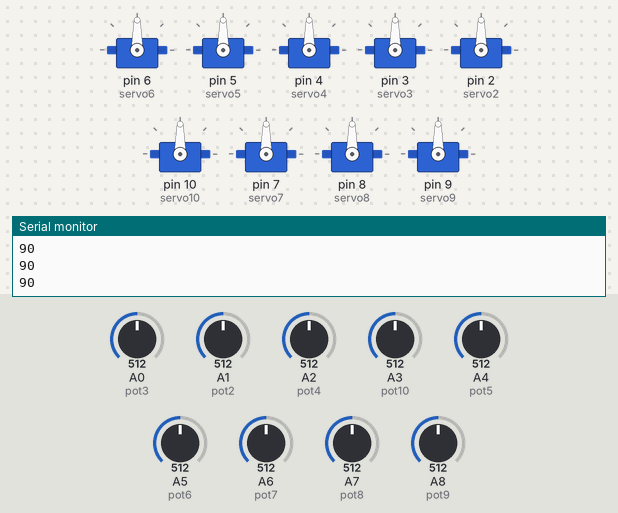
The sketch below on a simulated Arduino Mega 2560, built with avr-gcc and run on an emulated ATmega2560. On the bench: 9 × servo, the last lines printed to the serial monitor. The test bench sets the inputs (shaded band); at power-on: A5 (pot6) = 512, A0 (pot3) = 512, A1 (pot2) = 512, A2 (pot4) = 512, A3 (pot10) = 512, A4 (pot5) = 512, A6 (pot7) = 512, A7 (pot8) = 512, A8 (pot9) = 512.

Above: at 1.2 s.
1.3 s: A5 (pot6) set to 716
At 2.5 s:
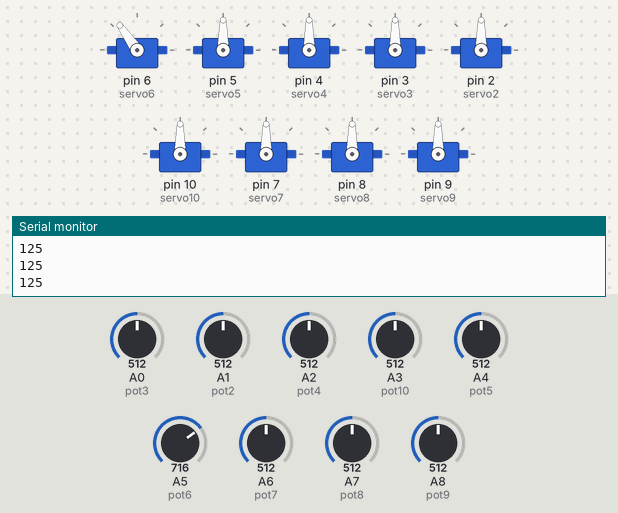
2.8 s: A0 (pot3) set to 716
At 3.9 s:
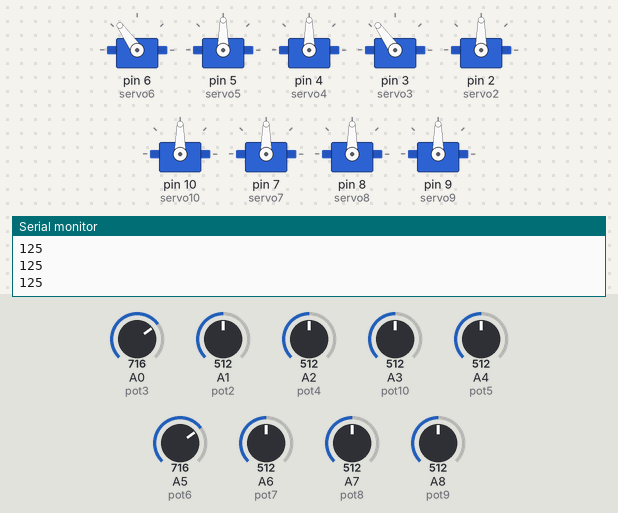
4.3 s: A1 (pot2) set to 716
At 5.2 s:
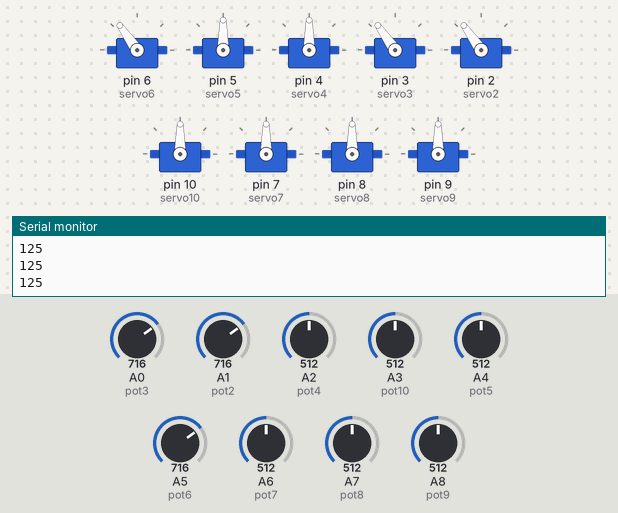
5.8 s: A2 (pot4) set to 716
At 6.4 s:
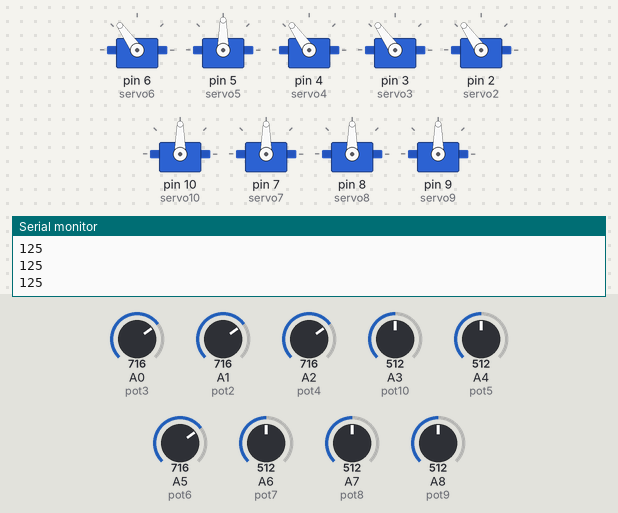
7.3 s: A3 (pot10) set to 716
At 8.2 s:
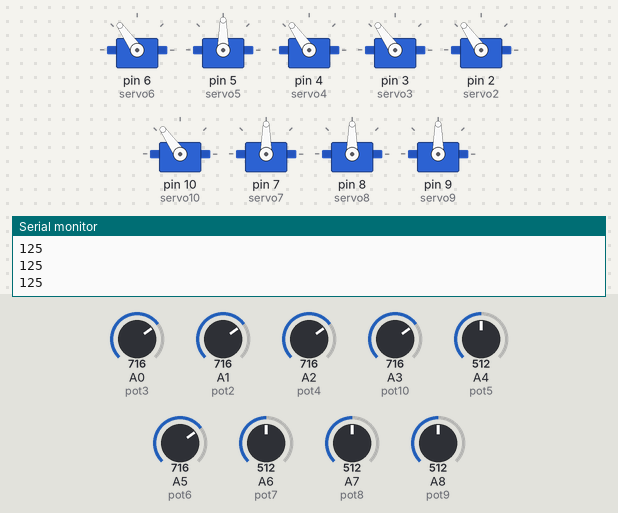
8.8 s: A4 (pot5) set to 716
At 9.4 s:
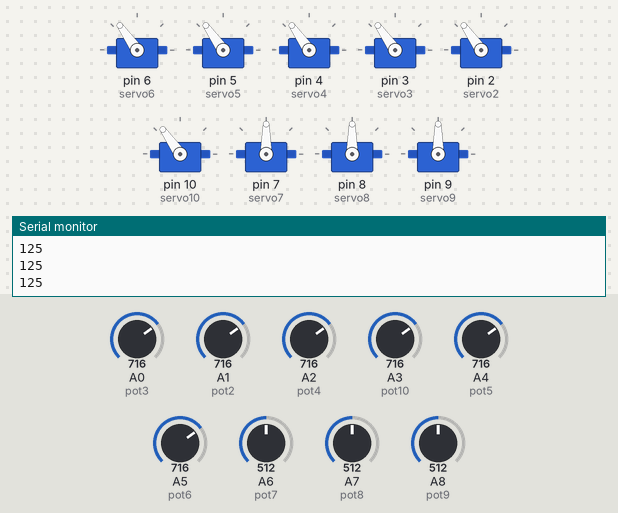
Timing chart, 0 to 11.3 s (numbered marks = the images above; inputs shaded):
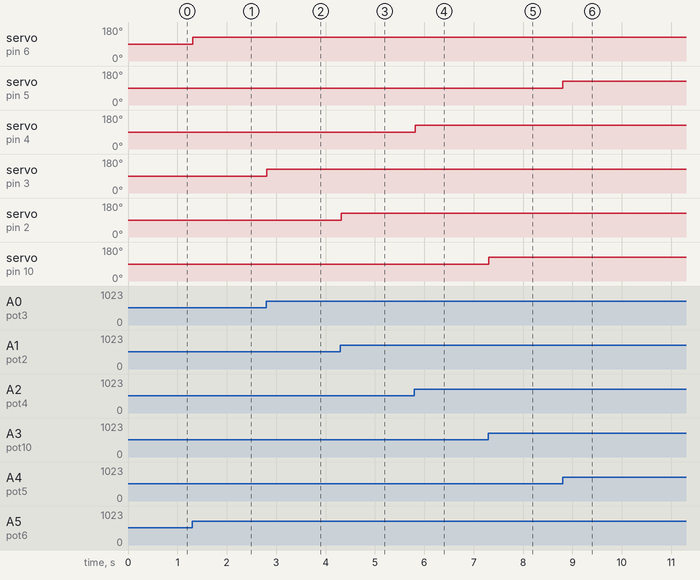

The sketch:

Knob.ino
```cpp
/*
 Controlling a servo position using a potentiometer (variable resistor)
 by Michal Rinott <http://people.interaction-ivrea.it/m.rinott>

 modified on 8 Nov 2013
 by Scott Fitzgerald
 http://www.arduino.cc/en/Tutorial/Knob
*/

#include <Servo.h>

Servo servo6;
Servo servo5;
Servo servo4;
Servo servo3;
Servo servo2;
Servo servo10;// create servo object to control a servo
Servo servo7;
Servo servo8;
Servo servo9;
int pot3 = A0;
int pot2 = A1;
int pot4 = A2;
int pot10 = A3;
int pot5 = A4;
int pot6 = A5;
int pot7 = A6;
int pot8 = A7;
int pot9 = A8;
// analog pin used to connect the potentiometer
int val6;
int val5;
int val4;
int val3;
int val2;
int val10;
int val7;
int val8;
int val9;
// variable to read the value from the analog pin

void setup() {Serial.begin(9600);
  servo6.attach(6);
  servo5.attach(5);
  servo4.attach(4);
  servo3.attach(3);
  servo2.attach(2);
  servo10.attach(10);
  servo7.attach(7);
  servo8.attach(8);
  servo9.attach(9);
  // attaches the servo on pin 9 to the servo object
}

void loop() {
  val6 = analogRead(pot6);
  val5 = analogRead(pot5);
  val4 = analogRead(pot4);
  val3 = analogRead(pot3);
  val2 = analogRead(pot2);
  val10 = analogRead(pot10);
  val7 = analogRead(pot7);
  val8 = analogRead(pot8);
  val9 = analogRead(pot9);// reads the value of the potentiometer (value between 0 and 1023)
  val6 = map(val6, 0, 1023, 0, 180);
  val5 = map(val5, 0, 1023, 0, 180);
  val4 = map(val4, 0, 1023, 0, 180);
  val3 = map(val3, 0, 1023, 0, 180);
  val2 = map(val2, 0, 1023, 0, 180);
  val10 = map(val10, 0, 1023, 0, 180);
  val7 = map(val7, 0, 1023, 0, 180);
  val8 = map(val8, 0, 1023, 0, 180);
  val9 = map(val9, 0, 1023, 0, 180);
  // scale it for use with the servo (value between 0 and 180)
  servo6.write(val6);
  servo5.write(val5);
  servo4.write(val4);
  servo3.write(val3);
  servo2.write(val2);
  servo10.write(val10);
  servo7.write(val7);
  servo8.write(val8);
  servo9.write(val9);
  Serial.println(val6);// sets the servo position according to the scaled value
  delay(15);                           // waits for the servo to get there
}
```

Measured:
- after the input at 1.3 s, servo on pin 6 (servo6): 90° → 125° at once
- after the input at 2.8 s, servo on pin 3 (servo3): 90° → 125° at once
- after the input at 4.3 s, servo on pin 2 (servo2): 90° → 125° at once
- after the input at 5.8 s, servo on pin 4 (servo4): 90° → 125° at once
- after the input at 7.3 s, servo on pin 10 (servo10): 90° → 125° at once
- after the input at 8.8 s, servo on pin 5 (servo5): 90° → 125° at once
